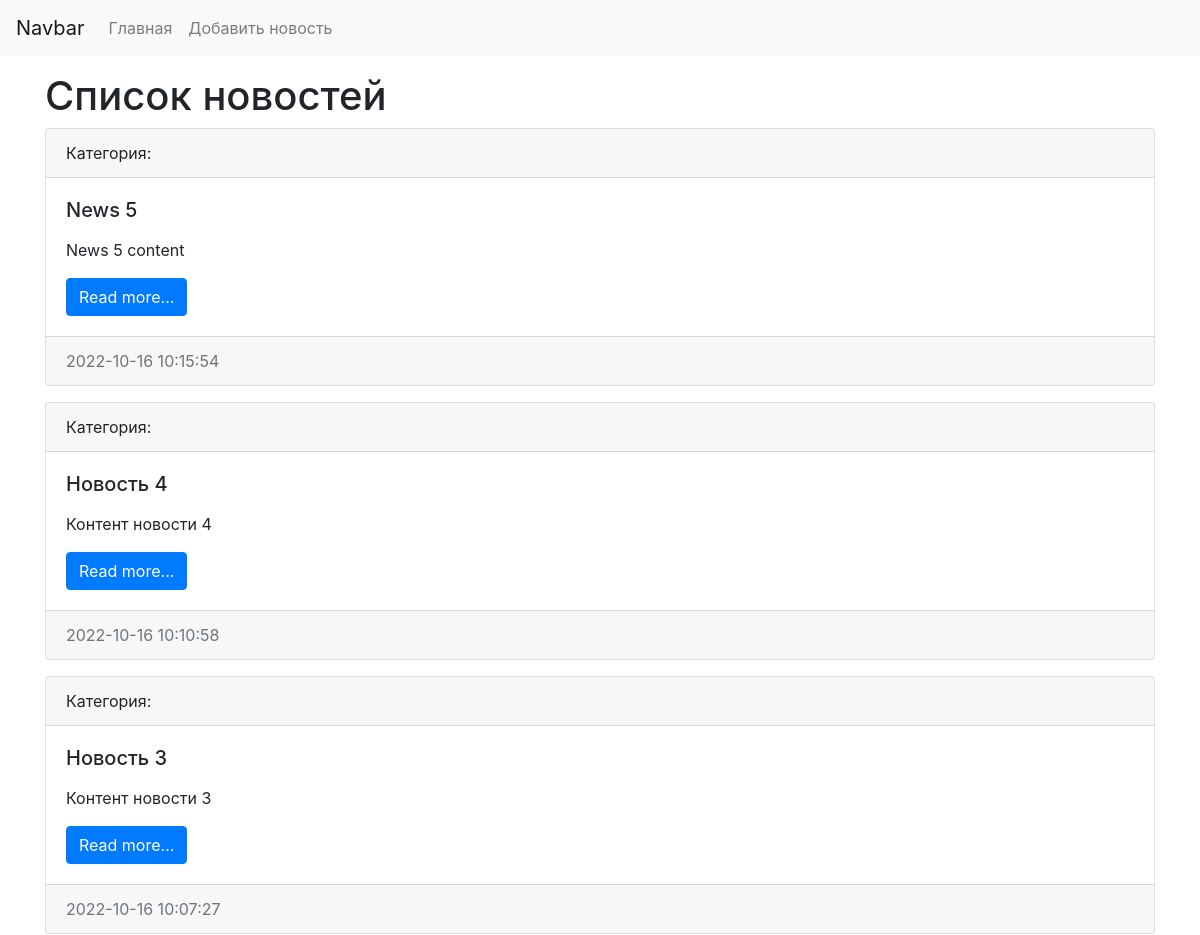
The app's page / (upper part), older data.
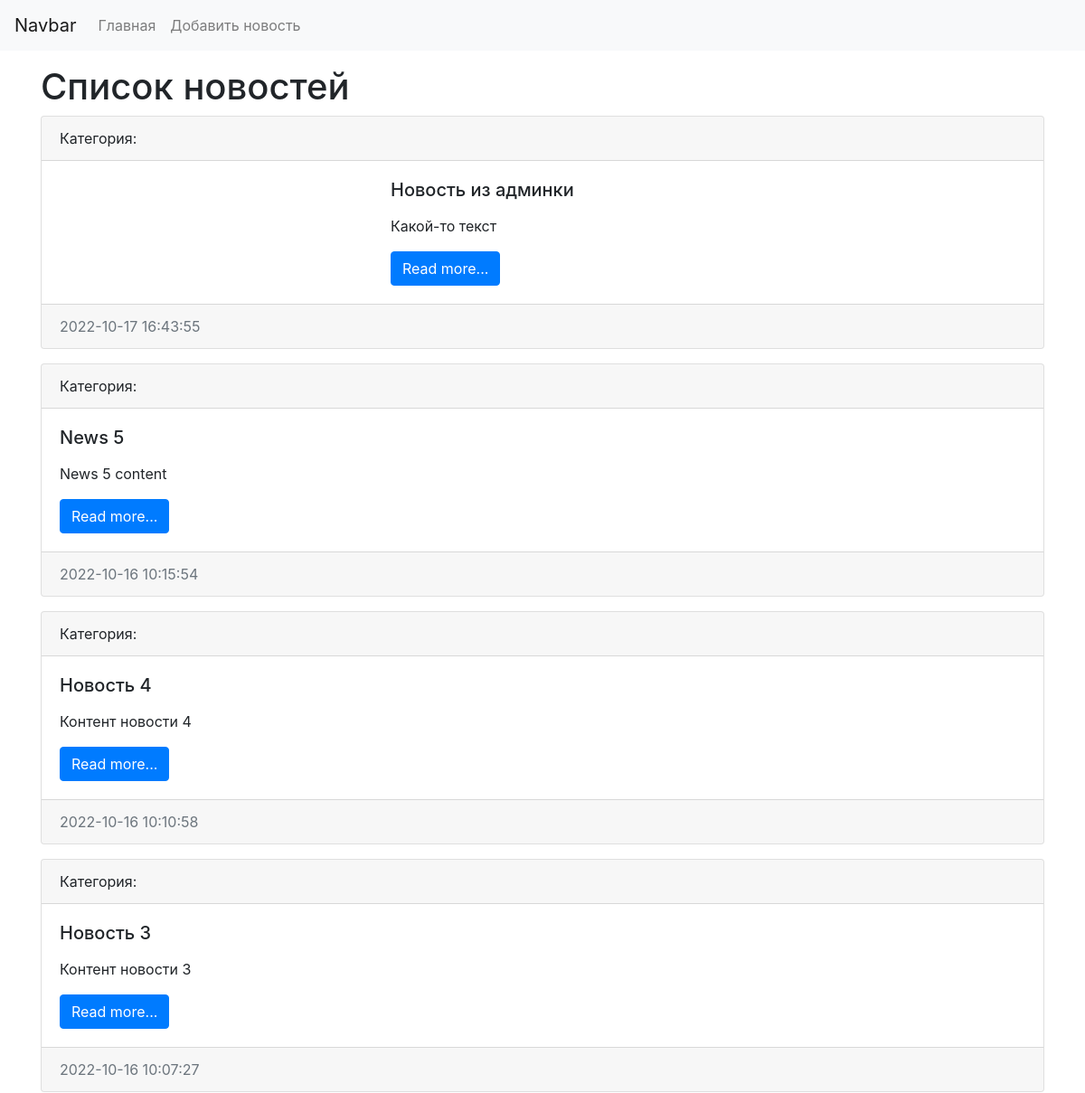
The same page, newer data.
### news/models.py (models this page shows, shortened)
class News(models.Model):
    title = models.CharField(max_length=150, verbose_name='Название')
    content = models.TextField(blank=True, verbose_name='Контент')
    created_at = models.DateTimeField(auto_now_add=True, verbose_name='Создано')
    updated_at = models.DateTimeField(auto_now=True, verbose_name='Обновлено')
    photo = models.ImageField(upload_to='photos/%Y/%m/%d/', verbose_name='Фото', blank=True)
    is_published = models.BooleanField(default=True, verbose_name='Опубликовано', blank=True)
    category = models.ForeignKey('Category', on_delete=models.PROTECT, null=True, verbose_name='Категория')
    class Meta:
        verbose_name = 'Новость'
        verbose_name_plural = 'Новости'
        ordering = ['-created_at']

### news/views.py (the view)
# urls.py: path('', index),
def index(request):
    news = News.objects.all()
    context = {
        'news': news,
        'title': 'Список новостей',
    }
    return render(request, template_name='news/index.html', context=context)

### news/templates/news/index.html (shortened to what this page needs)
<!doctype html>
<html lang="en">
  <head>
    <link rel="stylesheet" href="https://cdn.jsdelivr.net/npm/bootstrap@4.3.1/dist/css/bootstrap.min.css">
  </head>
  <body>
<nav class="navbar navbar-expand-lg navbar-light bg-light">
    <a class="navbar-brand" href="/">Navbar</a>
    <div class="collapse navbar-collapse" id="navbarSupportedContent">
        <ul class="navbar-nav mr-auto">
            <li class="nav-item"><a class="nav-link" href="/">Главная</a></li>
            <li class="nav-item"><a class="nav-link" href="/">Добавить новость</a></li>
        </ul>
    </div>
</nav>
<div class="container mt-3">
    <h1>{{ title }}</h1>
    <div class="row">
        <div class="col-md-12">
            {% for item in news %}
            <div class="card mb-3">
                <div class="card-header">
                    Категория: {{ item.category.title }}
                </div>
                <div class="card-body">
                    <div class="media">
                        <div class="media-body">
                            <h5 class="card-title">{{ item.title }}</h5>
                            <p class="card-text">{{ item.content|linebreaks|truncatewords:50 }}</p>
                            <a href="#" class="btn btn-primary">Read more...</a>
                        </div>
                    </div>
                </div>
                <div class="card-footer text-muted">
                    {{ item.created_at|date:"Y-m-d H:i:s" }}
                </div>
            </div>
            {% endfor %}
        </div>
    </div>
</div>
</body>
</html>

Row changes from the older to the newer data that the page shows:
added News: title "Новость из админки", content "Какой-то текст", created_at "2022-10-17 16:43:55"
